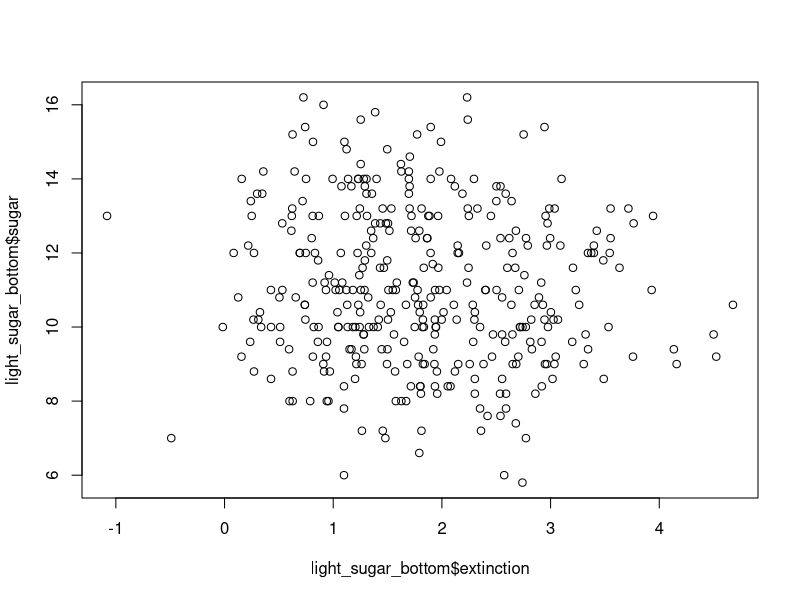
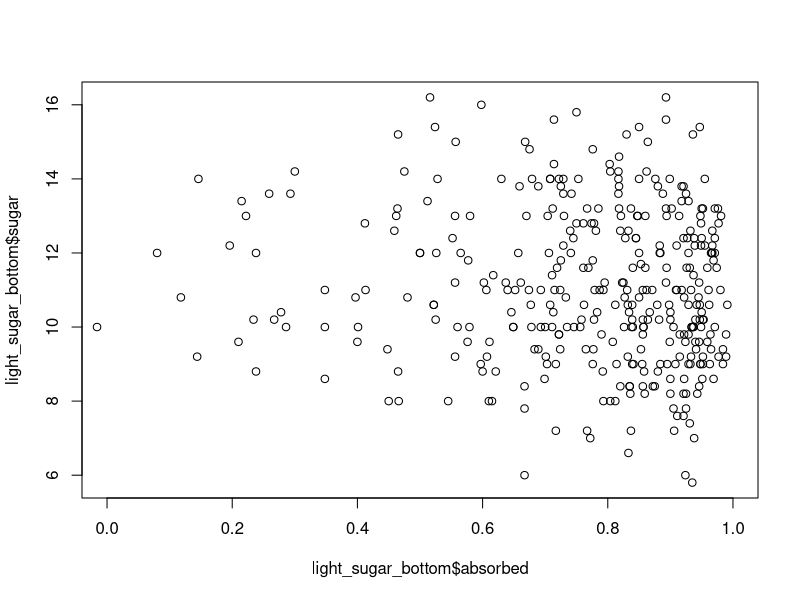
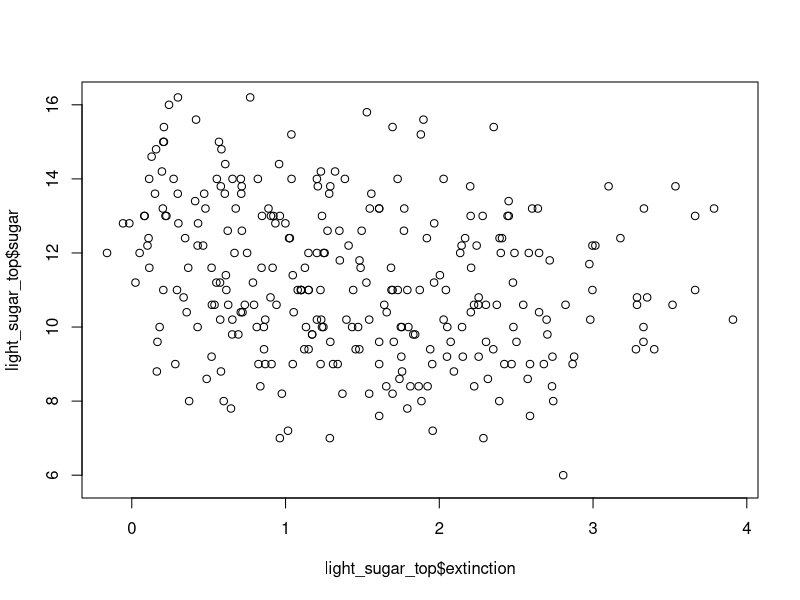
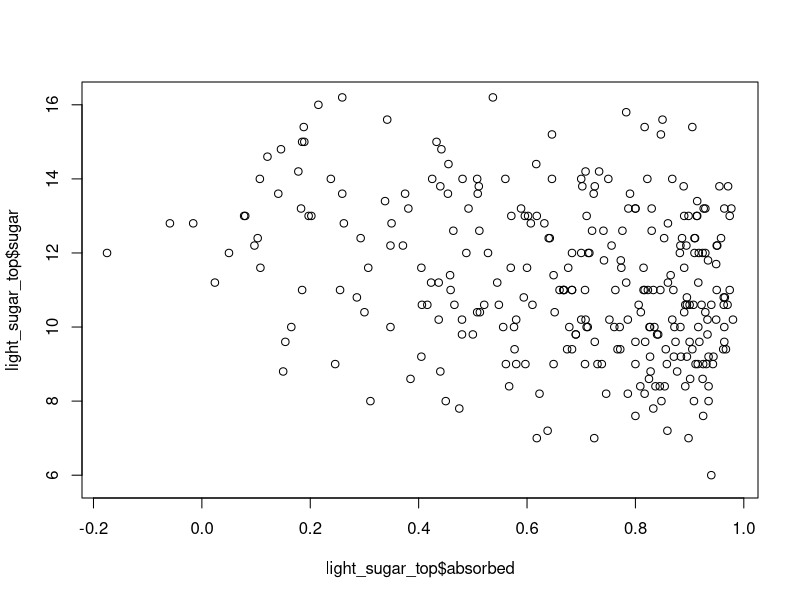
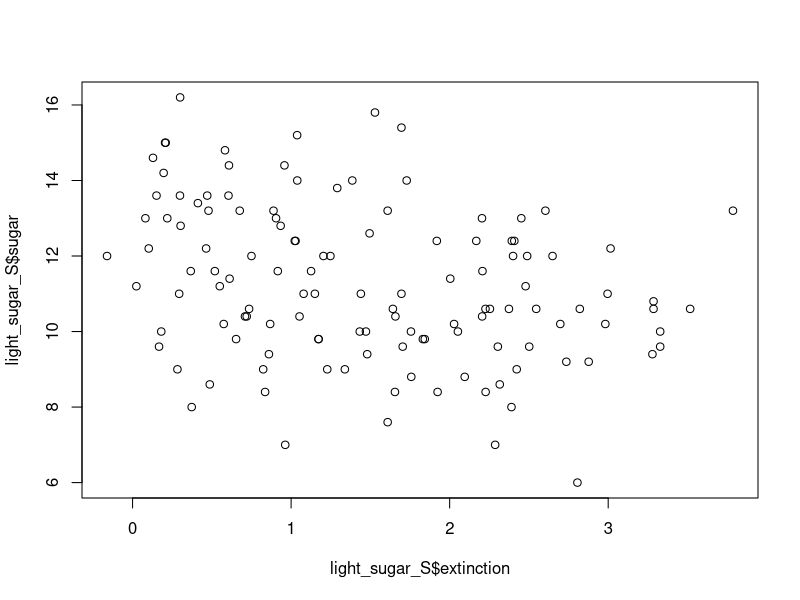
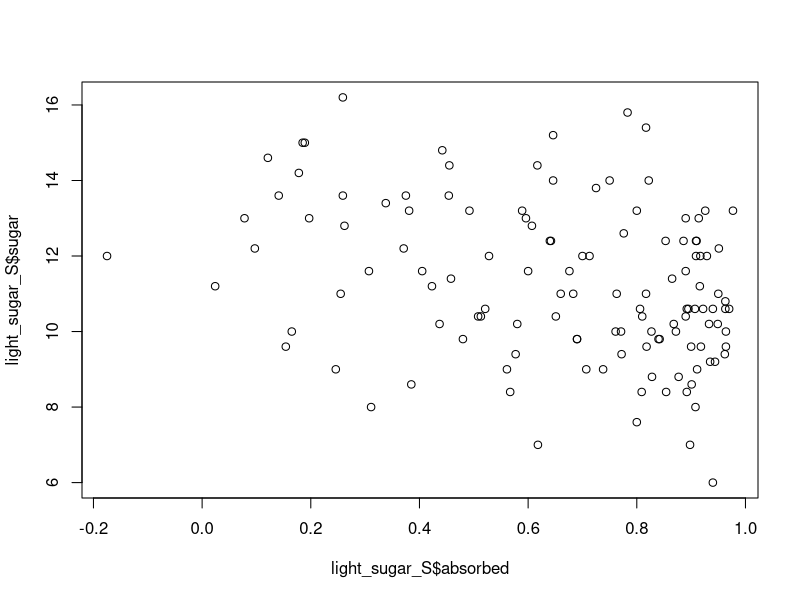
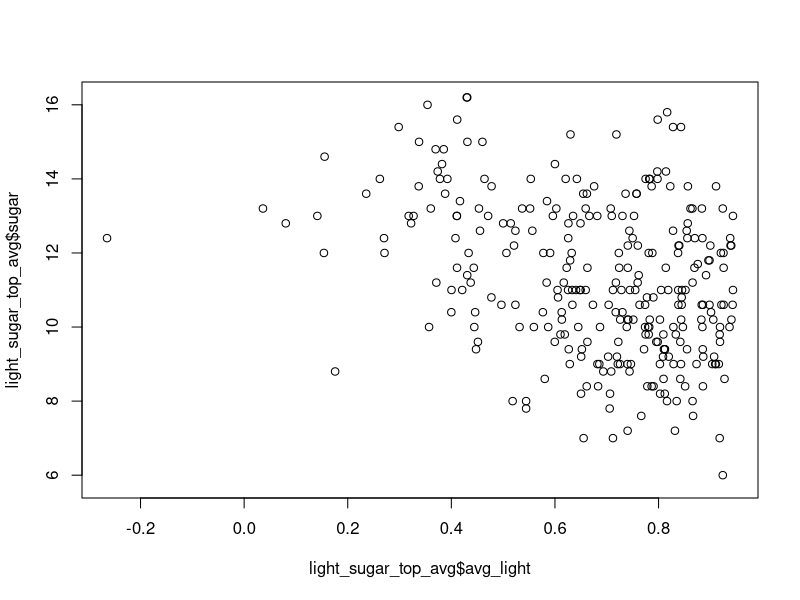

R code for these plots, in order:
### This code manipulates data to look at the within canopy level of light.

library('dplyr')

light_raw <- read.csv('light.csv')
light <- mutate(light_raw, 
                absorbed = round((light_sun - light) / light_sun, 3),
                extinction = round(log(light_sun / light), 3))
sugar <- read.csv('sugars.csv')

### point joins

light_sugar_join <- left_join(sugar, light, 
                              by = c('grower', 'block', 'tree', 'position'))
light_sugar_bottom <- select(light_sugar_join, grower, block, tree, position, 
                             sugar, absorbed, extinction) 

position <- list(c(1:18), c('N', 'NE', 'E', 'SE', 'S', 'SW', 'W', 'NW', 0, 0))
layers <- data.frame(bottom=c(1:8, 17), top=c(9:16,18))

sugar_top <- left_join(sugar, layers, by = c('position' = 'bottom'))
light_sugar_top_join <- left_join(sugar_top, light, 
                              by = c('grower', 'block', 'tree', 'top' = 'position'))
light_sugar_top <- select(light_sugar_top_join, grower, block, tree, position, 
                             sugar, absorbed, extinction)
light_sugar_top_out <- filter(light_sugar_top, position !=17)

### average window joins
light_top <- filter(light, position>=9 & position<=16)
light_top_avg <- mutate(light_top, 
                        avg_light = (lead(absorbed)+lag(absorbed)+absorbed)/3)
light_sugar_top_avg_join <- left_join(sugar_top, light_top_avg, 
                                  by = c('grower', 'block', 'tree', 'top' = 'position'))
light_sugar_top_avg <- select(light_sugar_top_avg_join, grower, block, tree, position, 
                          sugar, avg_light)

light_bottom <- filter(light, position<=8)
light_bottom_avg <- mutate(light_bottom, 
                        avg_light = (lead(absorbed)+lag(absorbed)+absorbed)/3)
light_sugar_bot_avg_join <- left_join(sugar, light_bottom_avg, 
                                      by = c('grower', 'block', 'tree', 'position'))
light_sugar_bot_avg <- select(light_sugar_bot_avg_join, grower, block, tree, position, 
                              sugar, avg_light)
### position subset

light_sugar_17 <- filter(light_sugar_bottom, position==17)
light_sugar_18 <- filter(light_sugar_top, position==17)

light_sugar_S <- filter(light_sugar_top, position>=4 & position<=6)
light_sugar_avg_S <- filter(light_sugar_top_avg, position>=4 & position<=6)

light_sugar_N <- filter(light_sugar_top, position==c(1,2,8))
light_sugar_avg_N <- filter(light_sugar_top_avg,  position==c(1,2,8))

###Output

plot(light_sugar_bottom$extinction, light_sugar_bottom$sugar) 
plot(light_sugar_bottom$absorbed, light_sugar_bottom$sugar, xlim = c(0,1)) 

plot(light_sugar_top$extinction, light_sugar_top$sugar) 
plot(light_sugar_top$absorbed, light_sugar_top$sugar) 

plot(light_sugar_S$extinction, light_sugar_S$sugar) 
plot(light_sugar_S$absorbed, light_sugar_S$sugar)

plot(light_sugar_top_avg$avg_light, light_sugar_top_avg$sugar)  #avg_light from absorbed

S_top_light_sugar <- lm(sugar~avg_light, data = light_sugar_avg_S) 
summary(S_top_light_sugar)$r.squared

top_light_sugar <- lm(sugar~avg_light, data = light_sugar_top_avg) 
summary(top_light_sugar)$r.squared
